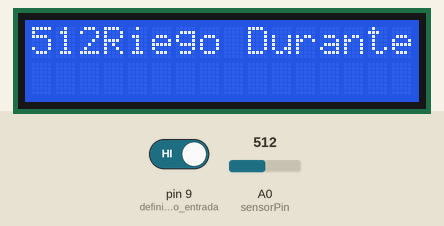
Simulated run of this sketch. Board: Arduino Uno, built with avr-gcc and run on an emulated ATmega328P. On the bench: 16×2 character LCD. The test bench sets the inputs (shaded band); at power-on: A0 (sensorPin) = 512, pin 9 (definir_pin_como_entrada) HIGH.

Above: at 1.2 s.
1.3 s: A0 (sensorPin) set to 489
At 6.8 s:
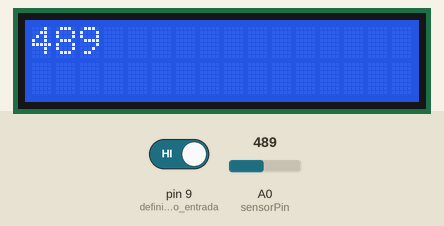
8.7 s: A0 (sensorPin) set to 710
At 18.1 s:
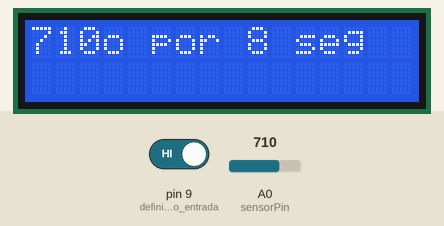
19.9 s: pin 9 (definir_pin_como_entrada) driven LOW
At 27.8 s:
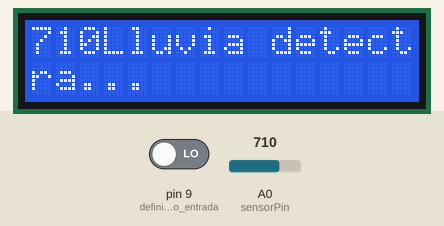
31.0 s: A0 (sensorPin) set to 1023
At 32.6 s:
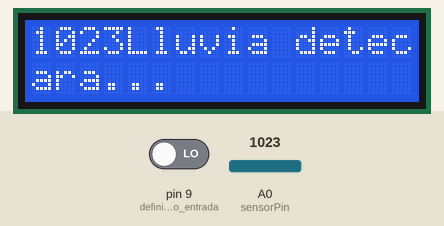
37.5 s: A0 (sensorPin) set to 0
At 39.0 s:
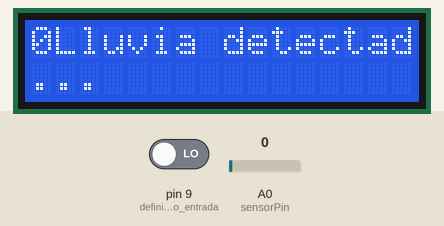
43.9 s: pin 9 (definir_pin_como_entrada) driven HIGH
At 44.9 s:
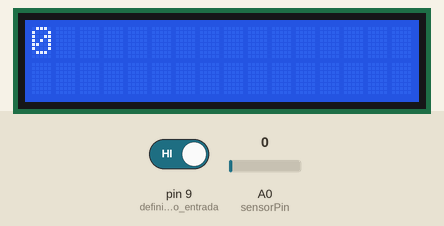
Timing chart, 0 to 46.9 s (numbered marks = the images above; inputs shaded):
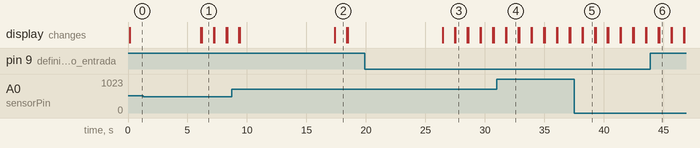

Measured:
- the behaviour switches between 501 and 500 on A0 (sensorPin) (found by bisection; images 0 and 1)
- after the input at 1.3 s, the display: first changes after 4.8 s (image 1 shows a later state)
- after the input at 8.7 s, the display: first changes after 0.63 s (image 2 shows a later state)
- after the input at 19.9 s, the display: first differs from a run without the input after 7.6 s (image 3)
- after the input at 31.0 s, the display: first changes after 0.74 s (image 4 shows a later state)
- after the input at 37.5 s, the display: first changes after 0.66 s (image 5 shows a later state)
- after the input at 43.9 s, the display: first differs from a run without the input after 0.74 s (image 6)

The sketch:

riego.ino
```cpp
// include the library code:
#include <LiquidCrystal.h>
const int sensorPin= A0;
const int sensorventi = 10;
const int sensorlluvi = A1;
// initialize the library with the numbers of the interface pins
LiquidCrystal lcd(12, 11, 5, 4, 3, 2);

void setup() {
  // set up the LCD's number of columns and rows:
  pinMode(sensorventi, OUTPUT);
  lcd.begin(16, 2);
  Serial.begin(9600);
  // Print a message to the LCD.
 // lcd.print("LCD...");
 //Serial.begin(9600);   //iniciar puerto serie para sensor de lluvia
  pinMode(9, INPUT);  //definir pin como entrada para sensor de lluvia
}

void loop() {
  // set the cursor to column 0, line 1
  // (note: line 1 is the second row, since counting begins with 0):
  lcd.setCursor(0, 1);
  // print the number of seconds since reset:
 // lcd.print(millis() / 1000);
 int value = analogRead(sensorPin);
 int valueLlu = 0; //Para el sensor de lluvia;
 valueLlu = digitalRead(9);  //lectura digital de pin
  float millivolts = (value / 1023.0) * 5000;
  float celsius = millivolts / 10;
  lcd.print(celsius);
   lcd.print(" C");
   lcd.begin(16, 2);
   int humedad = analogRead(sensorPin);
   lcd.print(humedad);
   if(valueLlu == LOW)
   {
      digitalWrite(sensorventi, HIGH);
      lcd.print("Lluvia detectada, el sistema se apagara...");
   }
   else
   {
    if(humedad <= 500)
     {
          digitalWrite(sensorventi, HIGH);
         lcd.print( sensorventi +"   Apagado");
        //hacer las acciones necesarias
     }
     if(humedad > 500 and humedad <= 700)
     {
        digitalWrite(sensorventi, HIGH);
         lcd.print("Riego Durante 5 Seg");
         delay(5000);
        //hacer las acciones necesarias
     }
      if(humedad > 700 and humedad <= 800)
      {
        digitalWrite(sensorventi, LOW);
        delay(8000);

         lcd.print(sensorventi + "  Encendido por 8 seg");
        //hacer las acciones necesarias
      }
      if(humedad > 800 and humedad <= 900)
      {
        digitalWrite(sensorventi, LOW);
        delay(10000);

         lcd.print( sensorventi + "   Encendido por 10 seg");

      }
      if(humedad > 900)
      {
        digitalWrite(sensorventi, LOW);
        delay(12000);

        lcd.print(sensorventi + "  Encendido por 12 seg");

      }
   }

    delay(1000);
}
```
